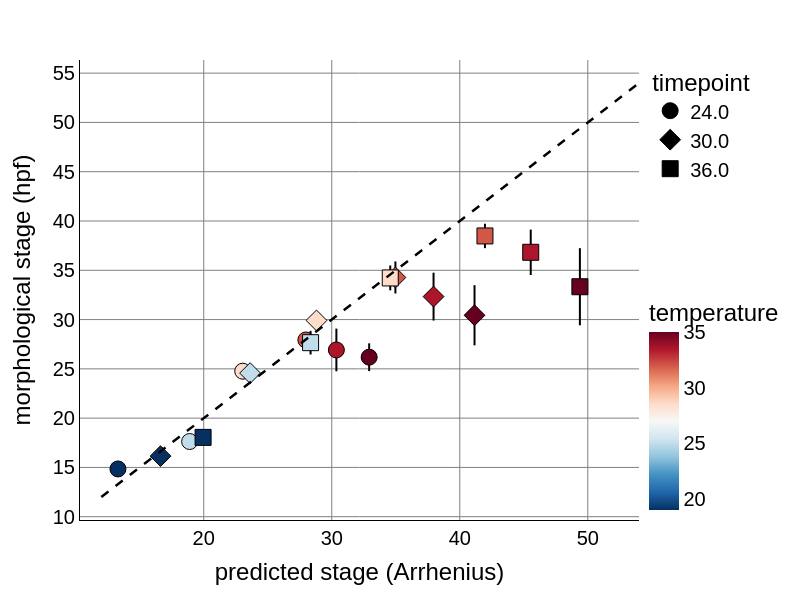

Here is the notebook cell this chart was saved with:
### Code cell
temps_to_show = np.asarray([28.5, 25, 19, 32, 33.5, 35])
arr_path = os.path.join(fig_path, "morph_temp_series","")
os.makedirs(arr_path, exist_ok=True)

marker_size = 16
xrange = [12, 54]
yrange = [12, 54]
ref_vec = np.linspace(12, 54)

for t in range(1, len(temps_to_show)+1):

    temp_filter = np.isin(cohort_stage_df["temperature"], temps_to_show[:t])
    # make seq fig
    fig = px.scatter(cohort_stage_df.loc[temp_filter], y="morph_stage_hpf_mean", x=arr_prediction_morph[temp_filter], 
                     error_y="morph_stage_hpf_std",
                     color="temperature", symbol="timepoint",color_continuous_scale=colormap, range_color=[19, 35])
    
    fig.update_traces(error_y=dict(width=0))
    # fig.update_traces(mode="lines+markers", line=dict(color="white", width=0.5))
    
    fig.add_trace(go.Scatter(x=ref_vec, y=ref_vec, mode="lines", line=dict(color="black", width=2.5, dash="dash"), showlegend=False))
    
    axis_labels = ["predicted stage (Arrhenius)", "morphological stage (hpf)"]
    
    fig = format_2d_plotly(fig, marker_size=marker_size, theme="light", axis_labels=axis_labels, font_size=20, dims=[600, 800])#, show_gridlines=False)
    
    fig.write_image(arr_path + f"morph_vs_expected_stage_{t:02}.png", scale=2)
    fig.write_html(arr_path + f"morph_vs_expected_stage_{t:02}.html")

fig.show()

### Figure 1 — Plotly figure (JSON) as saved in the notebook; plotly's stock layout.template omitted (floating-point values rounded to 4 significant figures)
{"data": [{"error_x": {"color": "black", "width": 0}, "error_y": {"array": [0.6267, 0.65, 0.8122, 0.762, 2.166, 1.407], "color": "black", "width": 0}, "hovertemplate": "timepoint=24.0<br>x=%{x}<br>morph_stage_hpf_mean=%{y}<br>temperature=%{marker.color}<extra></extra>", "legendgroup": "24.0", "marker": {"color": [19.0, 25.0, 28.5, 32.0, 33.5, 35.0], "coloraxis": "coloraxis", "line": {"color": "black", "width": 1}, "size": 16, "symbol": "circle"}, "mode": "markers", "name": "24.0", "orientation": "v", "showlegend": true, "type": "scatter", "x": [13.3, 18.9, 23.05, 27.98, 30.36, 32.92], "xaxis": "x", "y": [14.85, 17.63, 24.76, 27.93, 26.92, 26.18], "yaxis": "y"}, {"error_x": {"color": "black", "width": 0}, "error_y": {"array": [0.7675, 0.7275, 0.8974, 1.626, 2.426, 3.053], "color": "black", "width": 0}, "hovertemplate": "timepoint=30.0<br>x=%{x}<br>morph_stage_hpf_mean=%{y}<br>temperature=%{marker.color}<extra></extra>", "legendgroup": "30.0", "marker": {"color": [19.0, 25.0, 28.5, 32.0, 33.5, 35.0], "coloraxis": "coloraxis", "line": {"color": "black", "width": 1}, "size": 16, "symbol": "diamond"}, "mode": "markers", "name": "30.0", "orientation": "v", "showlegend": true, "type": "scatter", "x": [16.62, 23.62, 28.81, 34.97, 37.95, 41.15], "xaxis": "x", "y": [16.15, 24.57, 29.91, 34.27, 32.33, 30.44], "yaxis": "y"}, {"error_x": {"color": "black", "width": 0}, "error_y": {"array": [0.665, 1.199, 1.261, 1.239, 2.302, 3.913], "color": "black", "width": 0}, "hovertemplate": "timepoint=36.0<br>x=%{x}<br>morph_stage_hpf_mean=%{y}<br>temperature=%{marker.color}<extra></extra>", "legendgroup": "36.0", "marker": {"color": [19.0, 25.0, 28.5, 32.0, 33.5, 35.0], "coloraxis": "coloraxis", "line": {"color": "black", "width": 1}, "size": 16, "symbol": "square"}, "mode": "markers", "name": "36.0", "orientation": "v", "showlegend": true, "type": "scatter", "x": [19.95, 28.35, 34.57, 41.97, 45.54, 49.38], "xaxis": "x", "y": [18.05, 27.66, 34.22, 38.48, 36.83, 33.33], "yaxis": "y"}, {"error_x": {"color": "black", "width": 0}, "error_y": {"color": "black", "width": 0}, "line": {"color": "black", "dash": "dash", "width": 2.5}, "marker": {"line": {"color": "black", "width": 1}, "size": 16}, "mode": "lines", "showlegend": false, "type": "scatter", "x": [12.0, 12.86, 13.71, 14.57, 15.43, 16.29, 17.14, 18.0, 18.86, 19.71, 20.57, 21.43, 22.29, 23.14, 24.0, 24.86, 25.71, 26.57, 27.43, 28.29, 29.14, 30.0, 30.86, 31.71, 32.57, 33.43, 34.29, 35.14, 36.0, 36.86, 37.71, 38.57, 39.43, 40.29, 41.14, 42.0, 42.86, 43.71, 44.57, 45.43, 46.29, 47.14, 48.0, 48.86, 49.71, 50.57, 51.43, 52.29, 53.14, 54.0], "y": [12.0, 12.86, 13.71, 14.57, 15.43, 16.29, 17.14, 18.0, 18.86, 19.71, 20.57, 21.43, 22.29, 23.14, 24.0, 24.86, 25.71, 26.57, 27.43, 28.29, 29.14, 30.0, 30.86, 31.71, 32.57, 33.43, 34.29, 35.14, 36.0, 36.86, 37.71, 38.57, 39.43, 40.29, 41.14, 42.0, 42.86, 43.71, 44.57, 45.43, 46.29, 47.14, 48.0, 48.86, 49.71, 50.57, 51.43, 52.29, 53.14, 54.0]}], "layout": {"coloraxis": {"cmax": 35, "cmin": 19, "colorbar": {"len": 0.5, "title": {"text": "temperature"}, "x": 1, "y": 0, "yanchor": "bottom"}, "colorscale": [[0, "rgb(5,48,97)"], [0.1, "rgb(33,102,172)"], [0.2, "rgb(67,147,195)"], [0.3, "rgb(146,197,222)"], [0.4, "rgb(209,229,240)"], [0.5, "rgb(247,247,247)"], [0.6, "rgb(253,219,199)"], [0.7, "rgb(244,165,130)"], [0.8, "rgb(214,96,77)"], [0.9, "rgb(178,24,43)"], [1, "rgb(103,0,31)"]]}, "font": {"color": "black", "family": "Arial, sans-serif", "size": 20}, "height": 600, "legend": {"title": {"text": "timepoint"}, "tracegroupgap": 0}, "margin": {"t": 60}, "paper_bgcolor": "white", "plot_bgcolor": "white", "title": {"text": ""}, "width": 800, "xaxis": {"anchor": "y", "domain": [0, 1], "gridcolor": "Gray", "linecolor": "black", "showgrid": true, "tickfont": {"size": 20}, "title": {"text": "predicted stage (Arrhenius)"}, "zeroline": true, "zerolinecolor": "black"}, "yaxis": {"anchor": "x", "domain": [0, 1], "gridcolor": "Gray", "linecolor": "black", "showgrid": true, "tickfont": {"size": 20}, "title": {"text": "morphological stage (hpf)"}, "zeroline": true, "zerolinecolor": "black"}}}
